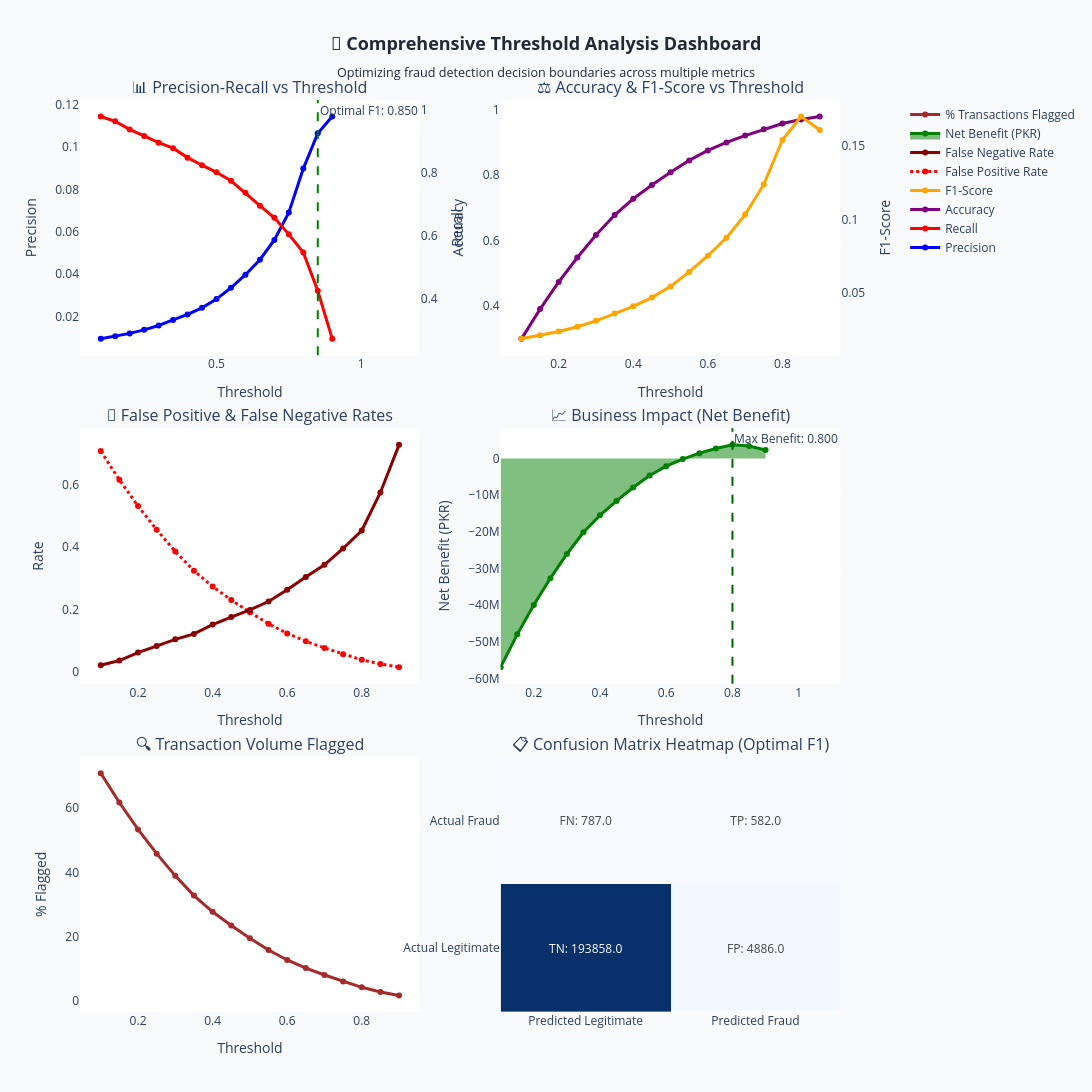
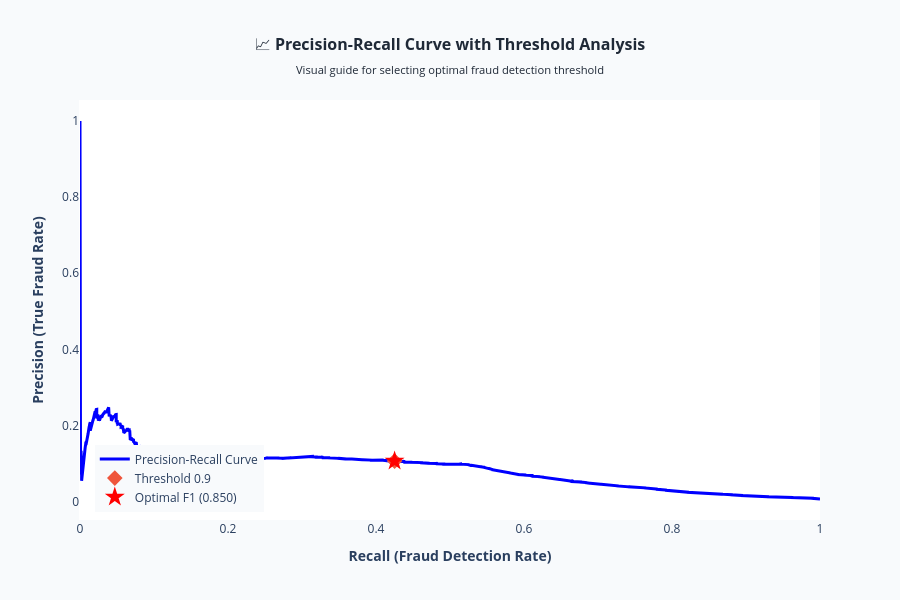

Source (notebook cell) for these figures, in order:
### Code cell
# Step 3: Create Comprehensive Threshold Visualizations
print(f"\n🎨 STEP 3: CREATING THRESHOLD VISUALIZATION DASHBOARD")
print("-" * 60)

# Create comprehensive dashboard with multiple plots
fig = make_subplots(
    rows=3, cols=2,
    subplot_titles=(
        "📊 Precision-Recall vs Threshold",
        "⚖️ Accuracy & F1-Score vs Threshold",
        "🚨 False Positive & False Negative Rates",
        "📈 Business Impact (Net Benefit)",
        "🔍 Transaction Volume Flagged",
        "📋 Confusion Matrix Heatmap (Optimal F1)"
    ),
    specs=[[{"secondary_y": True}, {"secondary_y": True}],
           [{"secondary_y": False}, {"secondary_y": False}],
           [{"secondary_y": False}, {"type": "heatmap"}]],
    vertical_spacing=0.08,
    horizontal_spacing=0.1
)

# Plot 1: Precision-Recall vs Threshold
fig.add_trace(
    go.Scatter(x=threshold_df['threshold'], y=threshold_df['precision'],
               mode='lines+markers', name='Precision', line=dict(color='blue', width=3)),
    row=1, col=1
)
fig.add_trace(
    go.Scatter(x=threshold_df['threshold'], y=threshold_df['recall'],
               mode='lines+markers', name='Recall', line=dict(color='red', width=3)),
    row=1, col=1, secondary_y=True
)

# Add optimal F1 threshold line
fig.add_vline(x=optimal_f1_threshold, line_dash="dash", line_color="green",
              annotation_text=f"Optimal F1: {optimal_f1_threshold:.3f}", row=1, col=1)

# Plot 2: Accuracy & F1-Score vs Threshold
fig.add_trace(
    go.Scatter(x=threshold_df['threshold'], y=threshold_df['accuracy'],
               mode='lines+markers', name='Accuracy', line=dict(color='purple', width=3)),
    row=1, col=2
)
fig.add_trace(
    go.Scatter(x=threshold_df['threshold'], y=threshold_df['f1_score'],
               mode='lines+markers', name='F1-Score', line=dict(color='orange', width=3)),
    row=1, col=2, secondary_y=True
)

# Plot 3: False Positive & False Negative Rates
fig.add_trace(
    go.Scatter(x=threshold_df['threshold'], y=threshold_df['fpr'],
               mode='lines+markers', name='False Positive Rate', 
               line=dict(color='red', width=3, dash='dot')),
    row=2, col=1
)
fig.add_trace(
    go.Scatter(x=threshold_df['threshold'], y=threshold_df['fnr'],
               mode='lines+markers', name='False Negative Rate',
               line=dict(color='darkred', width=3)),
    row=2, col=1
)

# Plot 4: Business Impact (Net Benefit)
fig.add_trace(
    go.Scatter(x=threshold_df['threshold'], y=threshold_df['net_benefit'],
               mode='lines+markers', name='Net Benefit (PKR)',
               line=dict(color='green', width=3),
               fill='tonexty'),
    row=2, col=2
)

# Add optimal business threshold line
fig.add_vline(x=optimal_net_benefit_threshold, line_dash="dash", line_color="darkgreen",
              annotation_text=f"Max Benefit: {optimal_net_benefit_threshold:.3f}", row=2, col=2)

# Plot 5: Transaction Volume Flagged
fig.add_trace(
    go.Scatter(x=threshold_df['threshold'], y=threshold_df['flagged_rate']*100,
               mode='lines+markers', name='% Transactions Flagged',
               line=dict(color='brown', width=3)),
    row=3, col=1
)

# Plot 6: Confusion Matrix for Optimal F1 Threshold
optimal_f1_row = threshold_df[threshold_df['threshold'] == optimal_f1_threshold].iloc[0]
cm_data = [[optimal_f1_row['true_negatives'], optimal_f1_row['false_positives']],
           [optimal_f1_row['false_negatives'], optimal_f1_row['true_positives']]]

fig.add_trace(
    go.Heatmap(z=cm_data,
               x=['Predicted Legitimate', 'Predicted Fraud'],
               y=['Actual Legitimate', 'Actual Fraud'],
               colorscale='Blues',
               text=[[f"TN: {cm_data[0][0]}", f"FP: {cm_data[0][1]}"],
                     [f"FN: {cm_data[1][0]}", f"TP: {cm_data[1][1]}"]],
               texttemplate="%{text}",
               textfont={"size":12},
               showscale=False),
    row=3, col=2
)

# Update layout
fig.update_layout(
    title={
        'text': "🎯 <b>Comprehensive Threshold Analysis Dashboard</b><br>" +
                "<sub>Optimizing fraud detection decision boundaries across multiple metrics</sub>",
        'x': 0.5,
        'xanchor': 'center',
        'font': {'size': 18, 'color': '#1f2937'}
    },
    height=1200,
    width=1400,
    showlegend=True,
    plot_bgcolor='white',
    paper_bgcolor='#f8fafc'
)

# Update axis labels
fig.update_xaxes(title_text="Threshold", row=1, col=1)
fig.update_xaxes(title_text="Threshold", row=1, col=2)
fig.update_xaxes(title_text="Threshold", row=2, col=1)
fig.update_xaxes(title_text="Threshold", row=2, col=2)
fig.update_xaxes(title_text="Threshold", row=3, col=1)

fig.update_yaxes(title_text="Precision", row=1, col=1)
fig.update_yaxes(title_text="Recall", row=1, col=1, secondary_y=True)
fig.update_yaxes(title_text="Accuracy", row=1, col=2)
fig.update_yaxes(title_text="F1-Score", row=1, col=2, secondary_y=True)
fig.update_yaxes(title_text="Rate", row=2, col=1)
fig.update_yaxes(title_text="Net Benefit (PKR)", row=2, col=2)
fig.update_yaxes(title_text="% Flagged", row=3, col=1)

# Show the dashboard
print("🎯 Displaying comprehensive threshold analysis dashboard...")
fig.show()

print(f"✅ Threshold visualization dashboard created!")

# Create additional ROC-style plot for threshold analysis
print(f"\n📊 Creating Precision-Recall curve with threshold markers...")

# Create Precision-Recall curve
precision_curve, recall_curve, pr_thresholds = precision_recall_curve(y_test, y_pred_proba)

fig_pr = go.Figure()

# Add Precision-Recall curve
fig_pr.add_trace(go.Scatter(
    x=recall_curve,
    y=precision_curve,
    mode='lines',
    name='Precision-Recall Curve',
    line=dict(color='blue', width=3),
    hovertemplate="Recall: %{x:.3f}<br>Precision: %{y:.3f}<extra></extra>"
))

# Add key threshold points
key_thresholds_pr = [0.3, 0.5, optimal_f1_threshold, 0.7, 0.8]
for thresh in key_thresholds_pr:
    if thresh in threshold_df['threshold'].values:
        row = threshold_df[threshold_df['threshold'] == thresh].iloc[0]
        fig_pr.add_trace(go.Scatter(
            x=[row['recall']],
            y=[row['precision']],
            mode='markers',
            name=f'Threshold {thresh:.1f}',
            marker=dict(size=12, symbol='diamond'),
            hovertemplate=f"Threshold: {thresh:.1f}<br>Recall: %{{x:.3f}}<br>Precision: %{{y:.3f}}<extra></extra>"
        ))

# Add optimal F1 point
optimal_row = threshold_df[threshold_df['threshold'] == optimal_f1_threshold].iloc[0]
fig_pr.add_trace(go.Scatter(
    x=[optimal_row['recall']],
    y=[optimal_row['precision']],
    mode='markers',
    name=f'Optimal F1 ({optimal_f1_threshold:.3f})',
    marker=dict(size=15, symbol='star', color='red'),
    hovertemplate=f"Optimal F1<br>Threshold: {optimal_f1_threshold:.3f}<br>Recall: %{{x:.3f}}<br>Precision: %{{y:.3f}}<br>F1: {optimal_f1_score:.3f}<extra></extra>"
))

fig_pr.update_layout(
    title={
        'text': "📈 <b>Precision-Recall Curve with Threshold Analysis</b><br>" +
                "<sub>Visual guide for selecting optimal fraud detection threshold</sub>",
        'x': 0.5,
        'xanchor': 'center',
        'font': {'size': 16, 'color': '#1f2937'}
    },
    xaxis_title="<b>Recall (Fraud Detection Rate)</b>",
    yaxis_title="<b>Precision (True Fraud Rate)</b>",
    width=900,
    height=600,
    plot_bgcolor='white',
    paper_bgcolor='#f8fafc',
    legend=dict(x=0.02, y=0.02)
)

fig_pr.show()

print(f"✅ Precision-Recall curve with threshold markers created!")

### Figure 1 — Plotly figure (JSON) as saved in the notebook; plotly's stock layout.template omitted (floating-point values rounded to 4 significant figures)
{"data": [{"line": {"color": "blue", "width": 3}, "mode": "lines+markers", "name": "Precision", "type": "scatter", "x": [0.1, 0.15, 0.2, 0.25, 0.3, 0.35, 0.4, 0.45, 0.5, 0.55, 0.6, 0.65, 0.7, 0.75, 0.8, 0.85, 0.9], "xaxis": "x", "y": [0.009448, 0.01068, 0.01203, 0.01369, 0.01576, 0.01835, 0.02096, 0.02409, 0.02819, 0.03356, 0.03971, 0.0468, 0.05611, 0.06906, 0.08977, 0.1064, 0.1143], "yaxis": "y"}, {"line": {"color": "red", "width": 3}, "mode": "lines+markers", "name": "Recall", "type": "scatter", "x": [0.1, 0.15, 0.2, 0.25, 0.3, 0.35, 0.4, 0.45, 0.5, 0.55, 0.6, 0.65, 0.7, 0.75, 0.8, 0.85, 0.9], "xaxis": "x", "y": [0.9795, 0.9642, 0.9386, 0.9175, 0.8963, 0.8787, 0.8488, 0.8247, 0.802, 0.775, 0.737, 0.6961, 0.6574, 0.6048, 0.5471, 0.4251, 0.2725], "yaxis": "y2"}, {"line": {"color": "purple", "width": 3}, "mode": "lines+markers", "name": "Accuracy", "type": "scatter", "x": [0.1, 0.15, 0.2, 0.25, 0.3, 0.35, 0.4, 0.45, 0.5, 0.55, 0.6, 0.65, 0.7, 0.75, 0.8, 0.85, 0.9], "xaxis": "x2", "y": [0.2973, 0.3886, 0.472, 0.5473, 0.6163, 0.6776, 0.7277, 0.7702, 0.8095, 0.8458, 0.8763, 0.9009, 0.922, 0.9415, 0.9589, 0.9717, 0.9806], "yaxis": "y3"}, {"line": {"color": "orange", "width": 3}, "mode": "lines+markers", "name": "F1-Score", "type": "scatter", "x": [0.1, 0.15, 0.2, 0.25, 0.3, 0.35, 0.4, 0.45, 0.5, 0.55, 0.6, 0.65, 0.7, 0.75, 0.8, 0.85, 0.9], "xaxis": "x2", "y": [0.01872, 0.02112, 0.02375, 0.02698, 0.03097, 0.03595, 0.04091, 0.04681, 0.05447, 0.06433, 0.07536, 0.0877, 0.1034, 0.124, 0.1542, 0.1703, 0.1611], "yaxis": "y4"}, {"line": {"color": "red", "dash": "dot", "width": 3}, "mode": "lines+markers", "name": "False Positive Rate", "type": "scatter", "x": [0.1, 0.15, 0.2, 0.25, 0.3, 0.35, 0.4, 0.45, 0.5, 0.55, 0.6, 0.65, 0.7, 0.75, 0.8, 0.85, 0.9], "xaxis": "x3", "y": [0.7074, 0.6153, 0.5312, 0.4553, 0.3856, 0.3238, 0.2731, 0.2301, 0.1904, 0.1537, 0.1228, 0.09767, 0.07617, 0.05616, 0.03821, 0.02458, 0.01454], "yaxis": "y5"}, {"line": {"color": "darkred", "width": 3}, "mode": "lines+markers", "name": "False Negative Rate", "type": "scatter", "x": [0.1, 0.15, 0.2, 0.25, 0.3, 0.35, 0.4, 0.45, 0.5, 0.55, 0.6, 0.65, 0.7, 0.75, 0.8, 0.85, 0.9], "xaxis": "x3", "y": [0.02045, 0.03579, 0.06136, 0.08254, 0.1037, 0.1213, 0.1512, 0.1753, 0.198, 0.225, 0.263, 0.3039, 0.3426, 0.3952, 0.4529, 0.5749, 0.7275], "yaxis": "y5"}, {"fill": "tonexty", "line": {"color": "green", "width": 3}, "mode": "lines+markers", "name": "Net Benefit (PKR)", "type": "scatter", "x": [0.1, 0.15, 0.2, 0.25, 0.3, 0.35, 0.4, 0.45, 0.5, 0.55, 0.6, 0.65, 0.7, 0.75, 0.8, 0.85, 0.9], "xaxis": "x4", "y": [-56888000, -47945500, -39936000, -32683500, -26051000, -20145000, -15520000, -11578500, -7943500, -4667000, -2109500, -175500, 1430500, 2699000, 3692500, 3377000, 2285500], "yaxis": "y6"}, {"line": {"color": "brown", "width": 3}, "mode": "lines+markers", "name": "% Transactions Flagged", "type": "scatter", "x": [0.1, 0.15, 0.2, 0.25, 0.3, 0.35, 0.4, 0.45, 0.5, 0.55, 0.6, 0.65, 0.7, 0.75, 0.8, 0.85, 0.9], "xaxis": "x5", "y": [70.93, 61.77, 53.4, 45.85, 38.91, 32.76, 27.71, 23.42, 19.46, 15.8, 12.7, 10.18, 8.015, 5.992, 4.17, 2.732, 1.63], "yaxis": "y7"}, {"colorscale": [[0, "rgb(247,251,255)"], [0.125, "rgb(222,235,247)"], [0.25, "rgb(198,219,239)"], [0.375, "rgb(158,202,225)"], [0.5, "rgb(107,174,214)"], [0.625, "rgb(66,146,198)"], [0.75, "rgb(33,113,181)"], [0.875, "rgb(8,81,156)"], [1, "rgb(8,48,107)"]], "showscale": false, "text": [["TN: 193858.0", "FP: 4886.0"], ["FN: 787.0", "TP: 582.0"]], "textfont": {"size": 12}, "texttemplate": "%{text}", "type": "heatmap", "x": ["Predicted Legitimate", "Predicted Fraud"], "xaxis": "x6", "y": ["Actual Legitimate", "Actual Fraud"], "yaxis": "y8", "z": [[193858, 4886], [787, 582]]}], "layout": {"annotations": [{"font": {"size": 16}, "showarrow": false, "text": "📊 Precision-Recall vs Threshold", "x": 0.21, "xanchor": "center", "xref": "paper", "y": 1, "yanchor": "bottom", "yref": "paper"}, {"font": {"size": 16}, "showarrow": false, "text": "⚖️ Accuracy & F1-Score vs Threshold", "x": 0.73, "xanchor": "center", "xref": "paper", "y": 1, "yanchor": "bottom", "yref": "paper"}, {"font": {"size": 16}, "showarrow": false, "text": "🚨 False Positive & False Negative Rates", "x": 0.21, "xanchor": "center", "xref": "paper", "y": 0.64, "yanchor": "bottom", "yref": "paper"}, {"font": {"size": 16}, "showarrow": false, "text": "📈 Business Impact (Net Benefit)", "x": 0.73, "xanchor": "center", "xref": "paper", "y": 0.64, "yanchor": "bottom", "yref": "paper"}, {"font": {"size": 16}, "showarrow": false, "text": "🔍 Transaction Volume Flagged", "x": 0.21, "xanchor": "center", "xref": "paper", "y": 0.28, "yanchor": "bottom", "yref": "paper"}, {"font": {"size": 16}, "showarrow": false, "text": "📋 Confusion Matrix Heatmap (Optimal F1)", "x": 0.73, "xanchor": "center", "xref": "paper", "y": 0.28, "yanchor": "bottom", "yref": "paper"}, {"showarrow": false, "text": "Optimal F1: 0.850", "x": 0.85, "xanchor": "left", "xref": "x", "y": 1, "yanchor": "top", "yref": "y domain"}, {"showarrow": false, "text": "Max Benefit: 0.800", "x": 0.8, "xanchor": "left", "xref": "x4", "y": 1, "yanchor": "top", "yref": "y6 domain"}], "height": 1200, "paper_bgcolor": "#f8fafc", "plot_bgcolor": "white", "shapes": [{"line": {"color": "green", "dash": "dash"}, "type": "line", "x0": 0.85, "x1": 0.85, "xref": "x", "y0": 0, "y1": 1, "yref": "y domain"}, {"line": {"color": "darkgreen", "dash": "dash"}, "type": "line", "x0": 0.8, "x1": 0.8, "xref": "x4", "y0": 0, "y1": 1, "yref": "y6 domain"}], "showlegend": true, "title": {"font": {"color": "#1f2937", "size": 18}, "text": "🎯 <b>Comprehensive Threshold Analysis Dashboard</b><br><sub>Optimizing fraud detection decision boundaries across multiple metrics</sub>", "x": 0.5, "xanchor": "center"}, "width": 1400, "xaxis": {"anchor": "y", "domain": [0, 0.42], "title": {"text": "Threshold"}}, "xaxis2": {"anchor": "y3", "domain": [0.52, 0.94], "title": {"text": "Threshold"}}, "xaxis3": {"anchor": "y5", "domain": [0, 0.42], "title": {"text": "Threshold"}}, "xaxis4": {"anchor": "y6", "domain": [0.52, 0.94], "title": {"text": "Threshold"}}, "xaxis5": {"anchor": "y7", "domain": [0, 0.42], "title": {"text": "Threshold"}}, "xaxis6": {"anchor": "y8", "domain": [0.52, 0.94]}, "yaxis": {"anchor": "x", "domain": [0.72, 1], "title": {"text": "Precision"}}, "yaxis2": {"anchor": "x", "overlaying": "y", "side": "right", "title": {"text": "Recall"}}, "yaxis3": {"anchor": "x2", "domain": [0.72, 1], "title": {"text": "Accuracy"}}, "yaxis4": {"anchor": "x2", "overlaying": "y3", "side": "right", "title": {"text": "F1-Score"}}, "yaxis5": {"anchor": "x3", "domain": [0.36, 0.64], "title": {"text": "Rate"}}, "yaxis6": {"anchor": "x4", "domain": [0.36, 0.64], "title": {"text": "Net Benefit (PKR)"}}, "yaxis7": {"anchor": "x5", "domain": [0, 0.28], "title": {"text": "% Flagged"}}, "yaxis8": {"anchor": "x6", "domain": [0, 0.28]}}}

### Figure 2 — Plotly figure (JSON) as saved in the notebook; plotly's stock layout.template omitted (floating-point values rounded to 4 significant figures; data arrays with more than 128 entries replaced by an {"elided": "..."} marker saying what was removed)
{"data": [{"hovertemplate": "Recall: %{x:.3f}<br>Precision: %{y:.3f}<extra></extra>", "line": {"color": "blue", "width": 3}, "mode": "lines", "name": "Precision-Recall Curve", "type": "scatter", "x": {"elided": "198792 float values"}, "y": {"elided": "198792 float values"}}, {"hovertemplate": "Threshold: 0.9<br>Recall: %{x:.3f}<br>Precision: %{y:.3f}<extra></extra>", "marker": {"size": 12, "symbol": "diamond"}, "mode": "markers", "name": "Threshold 0.9", "type": "scatter", "x": [0.4251], "y": [0.1064]}, {"hovertemplate": "Optimal F1<br>Threshold: 0.850<br>Recall: %{x:.3f}<br>Precision: %{y:.3f}<br>F1: 0.170<extra></extra>", "marker": {"color": "red", "size": 15, "symbol": "star"}, "mode": "markers", "name": "Optimal F1 (0.850)", "type": "scatter", "x": [0.4251], "y": [0.1064]}], "layout": {"height": 600, "legend": {"x": 0.02, "y": 0.02}, "paper_bgcolor": "#f8fafc", "plot_bgcolor": "white", "title": {"font": {"color": "#1f2937", "size": 16}, "text": "📈 <b>Precision-Recall Curve with Threshold Analysis</b><br><sub>Visual guide for selecting optimal fraud detection threshold</sub>", "x": 0.5, "xanchor": "center"}, "width": 900, "xaxis": {"title": {"text": "<b>Recall (Fraud Detection Rate)</b>"}}, "yaxis": {"title": {"text": "<b>Precision (True Fraud Rate)</b>"}}}}
